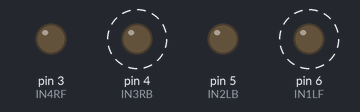
Bench run of a sketch on a simulated Arduino Uno, built with avr-gcc and run on an emulated ATmega328P. Shown: output pins drawn as LEDs (lit = HIGH). Dashed ring = blinking.

Above: at 1.3 s.
Timing chart, 0 to 4.0 s (numbered marks = the images above):
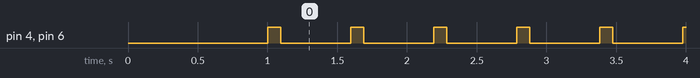

Measured:
- by itself, pin 4 (IN3RB), pin 6 (IN1LF): alternates HIGH for 0.10 s and LOW for 0.50 s

The sketch:

directions.ino
```cpp
const int IN1LF = 6;
const int IN2LB = 5;
const int IN3RB = 4;
const int IN4RF = 3;

const float fflf = 0.9;     // frictionFactorLeftForward
const float ffrf = 1;   // frictionFactorRightForward
const float fflb = 0.72;     // frictionFactorLeftForward
const float ffrb = 1;  // frictionFactorRightForward

void setup() {
  Serial.begin(9600);
  delay(1000);  // as per sumo compat roles if has to be 5000
}

void loop() {
  thirtyDegreeSpin();
  // forward(255);
  // delay(500);
  // stop();
  // delay(500);
  // rotateLeft(255);
  // delay(500);
  // stop();
  // delay(500);
  // rotateRight(255);
  // delay(500);
}

void forward(int speed) {
  analogWrite(IN1LF, speed * fflf);
  analogWrite(IN2LB, 0);
  analogWrite(IN3RB, 0);
  analogWrite(IN4RF, speed * ffrf);
}

void backward(int speed) {  //gets rotated to the right side
  analogWrite(IN1LF, 0);
  analogWrite(IN2LB, speed * fflb);
  analogWrite(IN3RB, speed * ffrb);
  analogWrite(IN4RF, 0);
}

void rotateLeft(int speed) {
  analogWrite(IN1LF, 0);
  analogWrite(IN2LB, 0);
  analogWrite(IN3RB, 0);
  analogWrite(IN4RF, speed);
}

void rotateRight(int speed) {
  analogWrite(IN1LF, speed);
  analogWrite(IN2LB, 0);
  analogWrite(IN3RB, 0);
  analogWrite(IN4RF, 0);
}

void spin(int speed) {
  analogWrite(IN1LF, speed);
  analogWrite(IN2LB, 0);
  analogWrite(IN3RB, speed);
  analogWrite(IN4RF, 0);
}

void stop() {
  analogWrite(IN1LF, 0);
  analogWrite(IN2LB, 0);
  analogWrite(IN3RB, 0);
  analogWrite(IN4RF, 0);
  delay(500);
}

void thirtyDegreeSpin() {
  spin(255);
  delay(95);
  stop();
}
```
